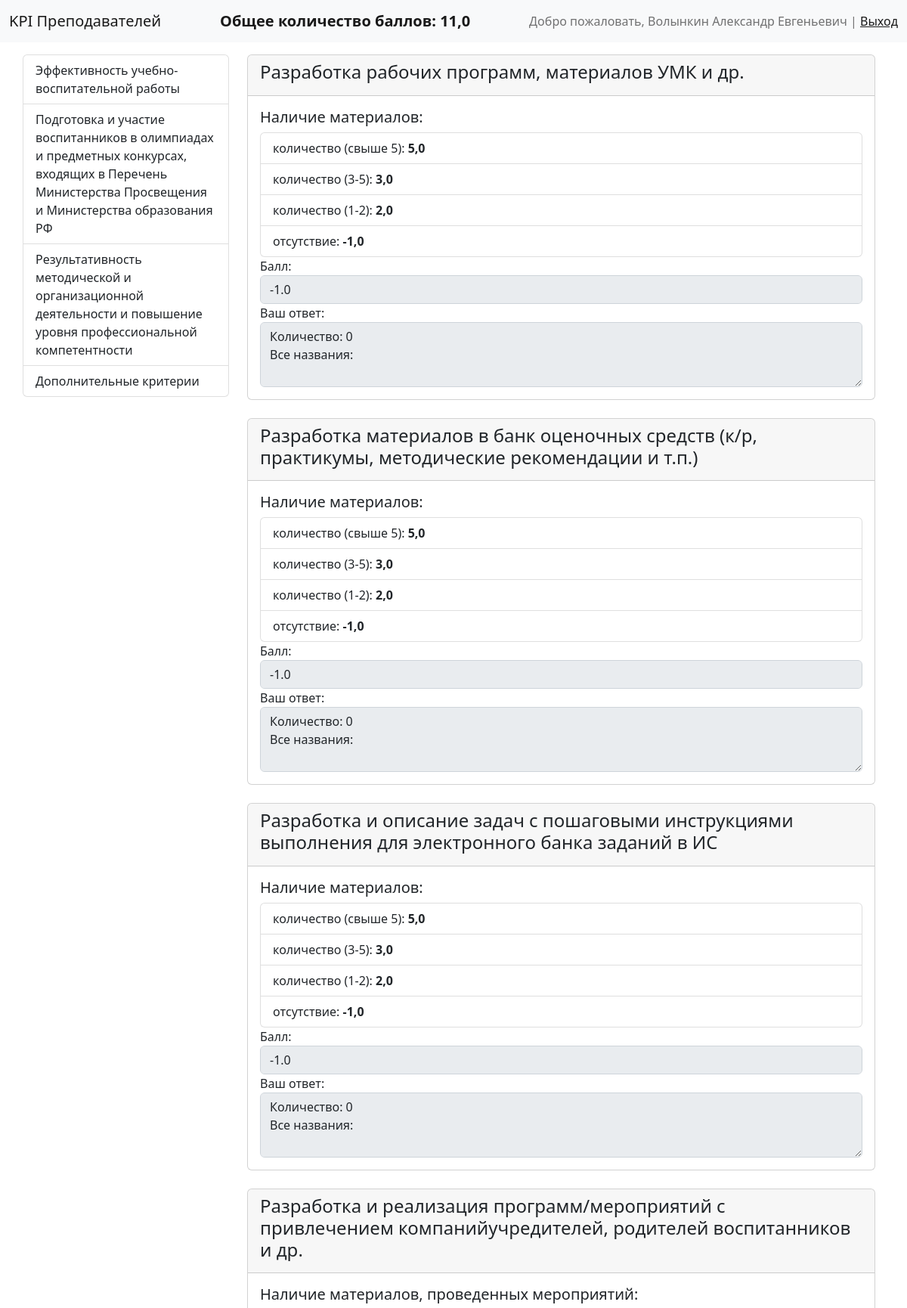
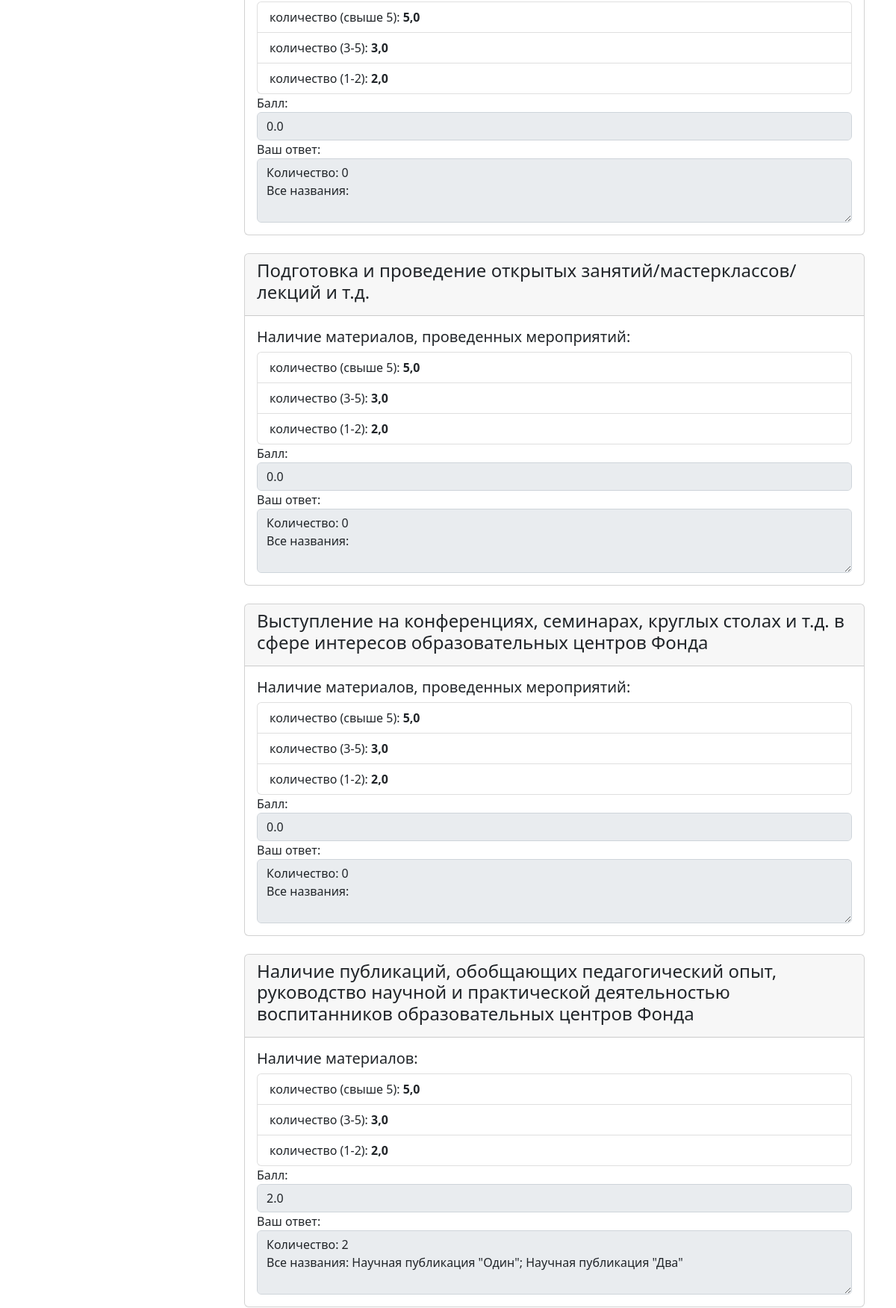
/answers/3/ (signed in, upper part), run on the app's committed database (2 pictures, top to bottom).
### users/models.py (models this page shows, shortened)
class CustomUser(AbstractUser):
    patronymic = models.CharField(max_length=75, blank=True, verbose_name='Отчество')
    total_points = models.FloatField(default=0, verbose_name='Общее количество баллов')
    class Meta:
        verbose_name = 'Преподователь'
        verbose_name_plural = 'Преподователи'
        ordering = ['pk']
    def get_amount_points(self):
        return UserAnswer.objects.filter(user_id=self.pk).aggregate(amounts=Sum('point'))['amounts']
    def full_name(self):
        return f'{self.last_name} {self.first_name} {self.patronymic}'

### kpi/models.py (models this page shows, shortened)
class Kpi(models.Model):
    name = models.CharField(max_length=250, db_index=True, verbose_name='Наименование')
    class Meta:
        verbose_name = 'Показатель эффективности деятельности'
        verbose_name_plural = '1. Показатели эффективности деятельности'
        ordering = ['id']
    def get_absolute_url(self):
        return reverse_lazy('kpi:home', kwargs={'pk': self.pk})

class Criteria(models.Model):
    name = models.CharField(max_length=250, verbose_name='Наименование')
    kpi = models.ForeignKey('Kpi', on_delete=models.PROTECT, verbose_name='Показатель эффективности деятельности')
    class Meta:
        verbose_name = 'Критерий оценки эффективности деятельности'
        verbose_name_plural = '2. Критерии оценки эффективности деятельности'
        ordering = ['id']

class Indicator(models.Model):
    name = models.CharField(max_length=250, db_index=True, verbose_name='Наименование')
    criteria = models.ForeignKey('Criteria', on_delete=models.PROTECT,
                                 verbose_name='Критерий оценки эффективности деятельности')
    category = models.ManyToManyField('Category', verbose_name='Категории')
    class Meta:
        verbose_name = 'Количественный, качественный или объёмный показатель'
        verbose_name_plural = '3. Количественные, качественные или объёмные показатели'
        ordering = ['id']

class Category(models.Model):
    name = models.CharField(max_length=250, verbose_name='Наименование')
    condition = models.ForeignKey('Condition', on_delete=models.PROTECT, blank=True, null=True)
    condition3 = models.ForeignKey('Condition3', on_delete=models.PROTECT, blank=True, null=True)
    point = models.FloatField(verbose_name='Балл')
    class Meta:
        verbose_name = 'Категория'
        verbose_name_plural = '4. Категории'
        ordering = ['id']

### kpi/views.py (the view)
# urls.py: path('answers/<int:pk>/', views.home_2, name='home_2'),
def home_2(request, pk=1):
    criteria_on_page = Criteria.objects.filter(kpi__pk=pk).prefetch_related('indicator_set', 'indicator_set__category')
    context = {'criteria': criteria_on_page}
    if request.user.is_authenticated:
        indicators_on_page = Indicator.objects.filter(criteria__kpi__pk=pk)
        indicators_count = indicators_on_page.count()
        entries_user = UserAnswer.objects.filter(user_id=request.user.pk, indicator__in=indicators_on_page)
        initial_list = []
        for indicator in indicators_on_page:
            d = {'indicator': indicator.pk}
            initial_list.append(d)
        if request.method == "POST":
            forms = create_forms(indicators=indicators_on_page, indicators_len=indicators_count, initial=initial_list,
                                 entries=entries_user, post=request.POST)
            if all([form.is_valid() for form in forms.values()]):
                for form in forms.values():
                    new_entry = form.save(commit=False)
                    new_entry.user_id = request.user.pk
                    new_entry.save()
                request.user.total_points = request.user.get_amount_points()
                request.user.save()
                return redirect('kpi:home')
        else:
            if entries_user.exists():
                forms = create_forms(indicators=indicators_on_page, indicators_len=indicators_count,
                                     initial=initial_list, entries=entries_user, post=None)
            else:
                forms = {}
                for indicator, x, init_entry in zip(indicators_on_page, range(indicators_count), initial_list):
                    forms[indicator.id] = UserAnswerForm(prefix=str(x), initial=init_entry)
        context['forms'] = forms
    return render(request, 'kpi/home_2.html', context=context)

### kpi/templatetags/kpi_tags.py (called while the page is built)
@register.simple_tag()
def get_list_kpi():
    return Kpi.objects.all()

### kpi/views.py (called while the page is built)
def create_forms(indicators, indicators_len, initial, entries, *, post=None):
    forms = {}
    for indicator, x, init_entry in zip(indicators, range(indicators_len), initial):
        if indicator in [entry.indicator for entry in entries]:
            forms[indicator.id] = UserAnswerForm(post, prefix=str(x), instance=entries.get(indicator=indicator))
        else:
            forms[indicator.id] = UserAnswerForm(post, prefix=str(x), initial=init_entry)
    return forms

### kpi/templates/kpi/home_2.html (shortened to what this page needs)
{% extends 'base.html' %}
{% block content %}
{% if user.is_authenticated %}
  <form method="post">
    {% for criterion in criteria %}
        <div class="card">
            <div class="card-header">
                <h4>{{ criterion.name }}</h4>
            </div>
            {% for indicator in criterion.indicator_set.all %}
                <div class="card-body">
                    <h5 class="card-title">{{ indicator.name }}</h5>
                    <ul class="list-group">
                        {% for category in indicator.category.all %}
                        <li class="list-group-item">{{ category.name }}: <b>{{ category.point }}</b></li>
                        {% endfor %}
                    </ul>
                    {% for id, form in forms.items %}
                        {% if id == indicator.id %}
                            <div class="form-group">
                                <label for="{{ form.point.id_for_label }}">Балл:</label>
                                {{ form.point }}
                            </div>
                            <div class="form-group">
                                <label for="{{ form.text.id_for_label }}">Ваш ответ:</label>
                                {{ form.text }}
                            </div>
                        {% endif %}
                    {% endfor %}
                </div>
            {% endfor %}
        </div>
        <br>
    {% endfor %}
  </form>
{% endif %}
{% endblock content %}

### templates/inc/_navbar.html
<nav class="navbar bg-light">
    <div class="container-fluid">
        <a class="navbar-brand" href="/">KPI Преподавателей</a>
        {% if user.is_authenticated %}
        <span class="navbar-brand">
            <strong>Общее количество баллов: {{ user.get_amount_points }}</strong>
        </span>
        <span class="navbar-text">
            Добро пожаловать, {{ user.full_name }} |
            <a href="{% url 'users:user_logout' %}">Выход</a>
        </span>
        {% else %}
        <span class="navbar-text">
            <a href="{% url 'users:user_login' %}">Авторизация</a>
        </span>
        {% endif %}
    </div>
</nav>

### templates/inc/_sidebar.html
{% load kpi_tags %}
{% get_list_kpi as kpi %}
<div class="list-group">
    {% for item in kpi %}
        <a href="{{ item.get_absolute_url }}"
            class="list-group-item list-group-item-action">
            {{ item.name }}
        </a>
    {% endfor %}
</div>

### data on the page
CustomUser: get_amount_points "11,0", full_name "Волынкин Александр Евгеньевич"
Kpi: name "Эффективность учебно-воспитательной работы"
Kpi: name "Подготовка и участие воспитанников в олимпиадах и предметных конкурсах, входящих в Перечень Министерства Просвещения и Министерства образования РФ"
Kpi: name "Результативность методической и организационной деятельности и повышение уровня профессиональной компетентности"
Kpi: name "Дополнительные критерии"
Criteria: name "Разработка рабочих программ, материалов УМК и др."
Indicator: name "Наличие материалов:", point "-1.0", text "Количество: 0 Все названия:"
Category: name "количество (свыше 5)", point "5,0"
Category: name "количество (3-5)", point "3,0"
Category: name "количество (1-2)", point "2,0"
Category: name "отсутствие", point "-1,0"
Criteria: name "Разработка материалов в банк оценочных средств (к/р, практикумы, методические рекомендации и т.п.)"
Indicator: name "Наличие материалов:", point "-1.0", text "Количество: 0 Все названия:"
Criteria: name "Разработка и описание задач с пошаговыми инструкциями выполнения для электронного банка заданий в ИС"
Indicator: name "Наличие материалов:", point "-1.0", text "Количество: 0 Все названия:"
Criteria: name "Разработка и реализация программ/мероприятий с привлечением компанийучредителей, родителей воспитанников и др."
Indicator: name "Наличие материалов, проведенных мероприятий:", point "0.0", text "Количество: 0 Все названия:"
Criteria: name "Подготовка и проведение открытых занятий/мастерклассов/лекций и т.д."
Indicator: name "Наличие материалов, проведенных мероприятий:", point "0.0", text "Количество: 0 Все названия:"
Criteria: name "Выступление на конференциях, семинарах, круглых столах и т.д. в сфере интересов образовательных центров Фонда"
Indicator: name "Наличие материалов, проведенных мероприятий:", point "0.0", text "Количество: 0 Все названия:"
Criteria: name "Наличие публикаций, обобщающих педагогический опыт, руководство научной и практической деятельностью воспитанников образовательных центров Фонда"
Indicator: name "Наличие материалов:", point "2.0", text "Количество: 2 Все названия: Научная публикация \"Один\"; Научная публикация \"Два\""
